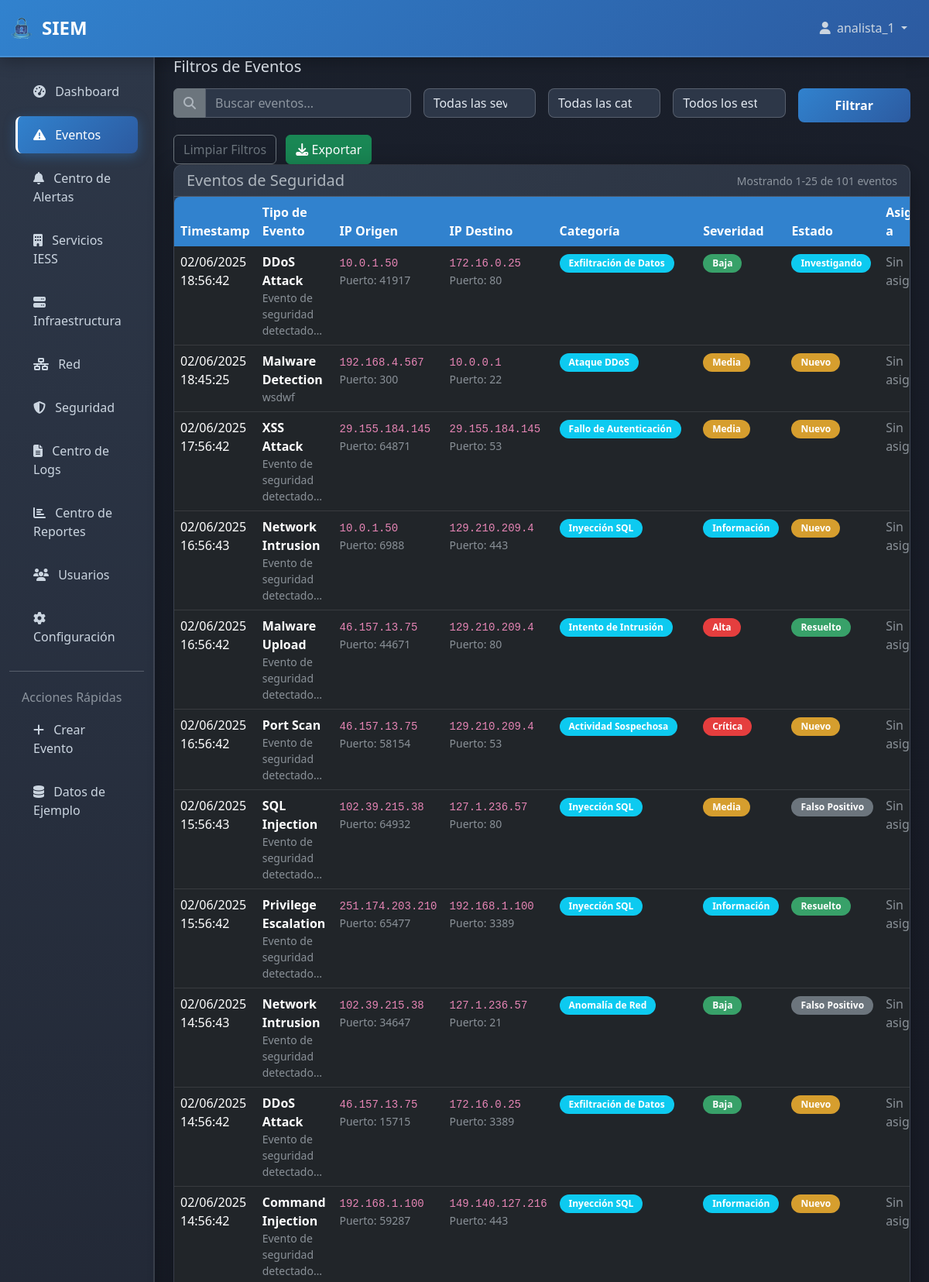
Page /events/ (signed in, upper part) on the committed database.
### siem_app/models.py (models this page shows, shortened)
class SecurityEvent(models.Model):
    SEVERITY_CHOICES = [
        ('info', 'Información'),
        ('low', 'Baja'),
        ('medium', 'Media'),
        ('high', 'Alta'),
        ('critical', 'Crítica'),
    ]
    CATEGORY_CHOICES = [
        ('authentication_failure', 'Fallo de Autenticación'),
        ('data_exfiltration', 'Exfiltración de Datos'),
        ('intrusion_attempt', 'Intento de Intrusión'),
        ('malware_detection', 'Detección de Malware'),
        ('network_anomaly', 'Anomalía de Red'),
        ('suspicious_activity', 'Actividad Sospechosa'),
        ('privilege_escalation', 'Escalación de Privilegios'),
        ('ddos_attack', 'Ataque DDoS'),
        ('sql_injection', 'Inyección SQL'),
        ('xss_attack', 'Ataque XSS'),
    ]
    STATE_CHOICES = [
        ('new', 'Nuevo'),
        ('investigating', 'Investigando'),
        ('resolved', 'Resuelto'),
        ('false_positive', 'Falso Positivo'),
        ('closed', 'Cerrado'),
    ]
    timestamp = models.DateTimeField(default=timezone.now, db_index=True)
    event_type = models.CharField(max_length=100)
    source_ip = models.GenericIPAddressField()
    destination_ip = models.GenericIPAddressField(null=True, blank=True)
    source_port = models.IntegerField(null=True, blank=True)
    destination_port = models.IntegerField(null=True, blank=True)
    protocol = models.CharField(max_length=20, default='TCP')
    category = models.CharField(max_length=50, choices=CATEGORY_CHOICES)
    severity = models.CharField(max_length=20, choices=SEVERITY_CHOICES, db_index=True)
    state = models.CharField(max_length=20, choices=STATE_CHOICES, default='new', db_index=True)
    assigned_to = models.ForeignKey(User, on_delete=models.SET_NULL, null=True, blank=True)
    description = models.TextField()
    raw_data = models.JSONField(default=dict, blank=True)
    created_at = models.DateTimeField(auto_now_add=True)
    updated_at = models.DateTimeField(auto_now=True)
    class Meta:
        ordering = ['-timestamp']
        indexes = [
            models.Index(fields=['timestamp', 'severity']),
            models.Index(fields=['source_ip', 'timestamp']),
            models.Index(fields=['category', 'state']),
        ]
    def get_severity_color(self):
        colors = {
            'info': 'info',
            'low': 'success',
            'medium': 'warning',
            'high': 'danger',
            'critical': 'danger'
        }
        return colors.get(self.severity, 'secondary')

### siem_app/views.py (the view)
# urls.py: path('events/', views.events_view, name='events'),
@login_required
def events_view(request):
    search_query = request.GET.get('search', '')
    severity_filter = request.GET.get('severity', '')
    category_filter = request.GET.get('category', '')
    state_filter = request.GET.get('state', '')
    events = SecurityEvent.objects.select_related('assigned_to').all()
    if search_query:
        events = events.filter(
            Q(event_type__icontains=search_query) |
            Q(source_ip__icontains=search_query) |
            Q(description__icontains=search_query)
        )
    if severity_filter:
        events = events.filter(severity=severity_filter)
    if category_filter:
        events = events.filter(category=category_filter)
    if state_filter:
        events = events.filter(state=state_filter)
    paginator = Paginator(events.order_by('-timestamp'), 25)
    page_number = request.GET.get('page')
    page_obj = paginator.get_page(page_number)
    context = {
        'page_obj': page_obj,
        'search_query': search_query,
        'severity_filter': severity_filter,
        'category_filter': category_filter,
        'state_filter': state_filter,
        'severity_choices': SecurityEvent.SEVERITY_CHOICES,
        'category_choices': SecurityEvent.CATEGORY_CHOICES,
        'state_choices': SecurityEvent.STATE_CHOICES,
    }
    return render(request, 'siem_app/events.html', context)

### templates/siem_app/events.html (shortened to what this page needs)
{% extends 'base.html' %}
{% block content %}
<div class="filter-section">
    <h5 class="mb-3">Filtros de Eventos</h5>
    <form method="get" class="row g-3">
        <div class="col-md-4">
            <div class="input-group">
                <span class="input-group-text bg-secondary border-secondary">
                    <i class="fas fa-search"></i>
                </span>
                <input type="text" name="search" class="form-control" placeholder="Buscar eventos..." value="{{ search_query }}">
            </div>
        </div>
        <div class="col-md-2">
            <select name="severity" class="form-select">
                <option value="">Todas las severidades</option>
            </select>
        </div>
        <div class="col-md-2">
            <select name="category" class="form-select">
                <option value="">Todas las categorías</option>
            </select>
        </div>
        <div class="col-md-2">
            <select name="state" class="form-select">
                <option value="">Todos los estados</option>
            </select>
        </div>
        <div class="col-md-2">
            <button type="submit" class="btn btn-primary w-100">Filtrar</button>
        </div>
        <div class="col-12">
            <a href="{% url 'events' %}" class="btn btn-outline-secondary me-2">Limpiar Filtros</a>
            <button type="button" class="btn btn-success">
                <i class="fas fa-download"></i> Exportar
            </button>
        </div>
    </form>
</div>
<div class="card">
    <div class="card-header d-flex justify-content-between align-items-center">
        <h5 class="mb-0">Eventos de Seguridad</h5>
        <small class="text-muted">
            Mostrando {{ page_obj.start_index }}-{{ page_obj.end_index }} de {{ page_obj.paginator.count }} eventos
        </small>
    </div>
    <div class="card-body p-0">
        <div class="table-responsive">
            <table class="table table-dark table-hover mb-0">
                <thead>
                    <tr>
                        <th>Timestamp</th>
                        <th>Tipo de Evento</th>
                        <th>IP Origen</th>
                        <th>IP Destino</th>
                        <th>Categoría</th>
                        <th>Severidad</th>
                        <th>Estado</th>
                        <th>Asignado a</th>
                    </tr>
                </thead>
                <tbody>
                    {% for event in page_obj %}
                    <tr>
                        <td>{{ event.timestamp|date:"d/m/Y H:i:s" }}</td>
                        <td>
                            <strong>{{ event.event_type }}</strong>
                            <div class="text-muted small">{{ event.description|truncatechars:30 }}</div>
                        </td>
                        <td>
                            <code>{{ event.source_ip }}</code>
                            {% if event.source_port %}
                                <div class="text-muted small">Puerto: {{ event.source_port }}</div>
                            {% endif %}
                        </td>
                        <td>
                            {% if event.destination_ip %}
                                <code>{{ event.destination_ip }}</code>
                                {% if event.destination_port %}
                                    <div class="text-muted small">Puerto: {{ event.destination_port }}</div>
                                {% endif %}
                            {% else %}
                                <span class="text-muted">N/A</span>
                            {% endif %}
                        </td>
                        <td>
                            <span class="badge bg-info">{{ event.get_category_display }}</span>
                        </td>
                        <td>
                            <span class="badge bg-{{ event.get_severity_color }}">
                                {{ event.get_severity_display }}
                            </span>
                        </td>
                        <td>
                            <span class="badge bg-{% if event.state == 'new' %}warning{% elif event.state == 'investigating' %}info{% elif event.state == 'resolved' %}success{% else %}secondary{% endif %}">
                                {{ event.get_state_display }}
                            </span>
                        </td>
                        <td>
                            {% if event.assigned_to %}
                                {{ event.assigned_to.get_full_name|default:event.assigned_to.username }}
                            {% else %}
                                <span class="text-muted">Sin asignar</span>
                            {% endif %}
                        </td>
                    </tr>
                    {% empty %}
                    <tr>
                        <td colspan="9" class="text-center text-muted py-4">
                            No se encontraron eventos que coincidan con los filtros
                        </td>
                    </tr>
                    {% endfor %}
                </tbody>
            </table>
        </div>
    </div>
</div>
{% endblock %}

### templates/base.html (shortened to what this page needs)
{% load static %}
<!DOCTYPE html>
<html lang="es" data-bs-theme="dark">
<head>
    <title>{% block title %}SIEM {% endblock %} {% load static %}</title>
    <link href="https://cdn.jsdelivr.net/npm/bootstrap@5.3.0/dist/css/bootstrap.min.css" rel="stylesheet">
    <link href="https://cdnjs.cloudflare.com/ajax/libs/font-awesome/6.4.0/css/all.min.css" rel="stylesheet">
</head>
<body>
    <nav class="navbar navbar-expand-lg navbar-dark">
        <div class="container-fluid">
            <a class="navbar-brand d-flex align-items-center" href="{% url 'dashboard' %}">
                <img src="{% static 'imagenes/SIEM.png' %}" alt="SIEM IESS Logo" style="height: 32px; width: 32px; border-radius: 50%; margin-right: 10px;">
                SIEM
            </a>
            <div class="collapse navbar-collapse" id="navbarNav">
                <ul class="navbar-nav ms-auto">
                    {% if user.is_authenticated %}
                        <li class="nav-item dropdown">
                            <a class="nav-link dropdown-toggle" href="#" role="button" data-bs-toggle="dropdown">
                                <i class="fas fa-user me-1"></i>
                                {{ user.get_full_name|default:user.username }}
                            </a>
                        </li>
                    {% endif %}
                </ul>
            </div>
        </div>
    </nav>
    <div class="container-fluid">
        <div class="row">
            {% if user.is_authenticated %}
            <nav class="col-md-3 col-lg-2 d-md-block sidebar collapse">
                <div class="position-sticky pt-3">
                    <ul class="nav flex-column">
                        <li class="nav-item">
                            <a class="nav-link {% if request.resolver_match.url_name == 'dashboard' %}active{% endif %}"
                               href="{% url 'dashboard' %}">
                                <i class="fas fa-tachometer-alt me-2"></i>
                                Dashboard
                            </a>
                        </li>
                        <li class="nav-item">
                            <a class="nav-link {% if request.resolver_match.url_name == 'events' %}active{% endif %}"
                               href="{% url 'events' %}">
                                <i class="fas fa-exclamation-triangle me-2"></i>
                                Eventos
                            </a>
                        </li>
                        <li class="nav-item">
                            <a class="nav-link {% if request.resolver_match.url_name == 'alerts_center' %}active{% endif %}"
                               href="{% url 'alerts_center' %}">
                                <i class="fas fa-bell me-2"></i>
                                Centro de Alertas
                            </a>
                        </li>
                        <li class="nav-item">
                            <a class="nav-link {% if request.resolver_match.url_name == 'iess_services' %}active{% endif %}"
                               href="{% url 'iess_services' %}">
                                <i class="fas fa-building me-2"></i>
                                Servicios IESS
                            </a>
                        </li>
                        <li class="nav-item">
                            <a class="nav-link {% if request.resolver_match.url_name == 'infrastructure' %}active{% endif %}"
                               href="{% url 'infrastructure' %}">
                                <i class="fas fa-server me-2"></i>
                                Infraestructura
                            </a>
                        </li>
                        <li class="nav-item">
                            <a class="nav-link {% if request.resolver_match.url_name == 'network' %}active{% endif %}"
                               href="{% url 'network' %}">
                                <i class="fas fa-network-wired me-2"></i>
                                Red
                            </a>
                        </li>
                        <li class="nav-item">
                            <a class="nav-link {% if request.resolver_match.url_name == 'security' %}active{% endif %}"
                               href="{% url 'security' %}">
                                <i class="fas fa-shield-alt me-2"></i>
                                Seguridad
                            </a>
                        </li>
                        <li class="nav-item">
                            <a class="nav-link {% if request.resolver_match.url_name == 'logs_center' %}active{% endif %}"
                               href="{% url 'logs_center' %}">
                                <i class="fas fa-file-alt me-2"></i>
                                Centro de Logs
                            </a>
                        </li>
                        <li class="nav-item">
                            <a class="nav-link {% if request.resolver_match.url_name == 'reports_center' %}active{% endif %}"
                               href="{% url 'reports_center' %}">
                                <i class="fas fa-chart-bar me-2"></i>
                                Centro de Reportes
                            </a>
                        </li>
                        <li class="nav-item">
                            <a class="nav-link {% if request.resolver_match.url_name == 'users' %}active{% endif %}"
                               href="{% url 'users' %}">
                                <i class="fas fa-users me-2"></i>
                                Usuarios
                            </a>
                        </li>
                        <li class="nav-item">
                            <a class="nav-link {% if request.resolver_match.url_name == 'configuration' %}active{% endif %}"
                               href="{% url 'configuration' %}">
                                <i class="fas fa-cog me-2"></i>
                                Configuración
                            </a>
                        </li>
                    </ul>
                    <hr class="my-3">
                    <h6 class="sidebar-heading d-flex justify-content-between align-items-center px-3 mt-4 mb-1 text-muted">
                        <span>Acciones Rápidas</span>
                    </h6>
                    <ul class="nav flex-column mb-2">
                        <li class="nav-item">
                            <a class="nav-link" href="{% url 'manual_data_entry' %}">
                                <i class="fas fa-plus me-2"></i>
                                Crear Evento
                            </a>
                        </li>
                        <li class="nav-item">
                            <a class="nav-link" href="{% url 'create_sample_data' %}">
                                <i class="fas fa-database me-2"></i>
                                Datos de Ejemplo
                            </a>
                        </li>
                    </ul>
                </div>
            </nav>
            {% endif %}
            <main class="col-md-9 ms-sm-auto col-lg-10 px-md-4 main-content">
                <div class="fade-in">
                    {% block content %}{% endblock %}
                </div>
            </main>
        </div>
    </div>
</body>
</html>

### rows in the picture
SecurityEvent: timestamp "02/06/2025 18:56:42", event_type "DDoS Attack", description "Evento de seguridad detectado…", source_ip "10.0.1.50", source_port "41917", destination_ip "172.16.0.25", destination_port "80", category "Exfiltración de Datos", severity "Baja", state "Investigando", shows "Sin…"
SecurityEvent: timestamp "02/06/2025 18:45:25", event_type "Malware Detection", description "wsdwf", source_ip "192.168.4.567", source_port "300", destination_ip "10.0.0.1", destination_port "22", category "Ataque DDoS", severity "Media", state "Nuevo", shows "Sin…"
SecurityEvent: timestamp "02/06/2025 17:56:42", event_type "XSS Attack", description "Evento de seguridad detectado…", source_ip "29.155.184.145", source_port "64871", destination_ip "29.155.184.145", destination_port "53", category "Fallo de Autenticación", severity "Media", state "Nuevo", shows "Sin…"
SecurityEvent: timestamp "02/06/2025 16:56:43", event_type "Network Intrusion", description "Evento de seguridad detectado…", source_ip "10.0.1.50", source_port "6988", destination_ip "129.210.209.4", destination_port "443", category "Inyección SQL", severity "Información", state "Nuevo", shows "Sin…"
SecurityEvent: timestamp "02/06/2025 16:56:42", event_type "Malware Upload", description "Evento de seguridad detectado…", source_ip "46.157.13.75", source_port "44671", destination_ip "129.210.209.4", destination_port "80", category "Intento de Intrusión", severity "Alta", state "Resuelto", shows "Sin…"
SecurityEvent: timestamp "02/06/2025 16:56:42", event_type "Port Scan", description "Evento de seguridad detectado…", source_ip "46.157.13.75", source_port "58154", destination_ip "129.210.209.4", destination_port "53", category "Actividad Sospechosa", severity "Crítica", state "Nuevo", shows "Sin…"
SecurityEvent: timestamp "02/06/2025 15:56:43", event_type "SQL Injection", description "Evento de seguridad detectado…", source_ip "102.39.215.38", source_port "64932", destination_ip "127.1.236.57", destination_port "80", category "Inyección SQL", severity "Media", state "Falso Positivo", shows "Sin…"
SecurityEvent: timestamp "02/06/2025 15:56:42", event_type "Privilege Escalation", description "Evento de seguridad detectado…", source_ip "251.174.203.210", source_port "65477", destination_ip "192.168.1.100", destination_port "3389", category "Inyección SQL", severity "Información", state "Resuelto", shows "Sin…"
SecurityEvent: timestamp "02/06/2025 14:56:43", event_type "Network Intrusion", description "Evento de seguridad detectado…", source_ip "102.39.215.38", source_port "34647", destination_ip "127.1.236.57", destination_port "21", category "Anomalía de Red", severity "Baja", state "Falso Positivo", shows "Sin…"
SecurityEvent: timestamp "02/06/2025 14:56:42", event_type "DDoS Attack", description "Evento de seguridad detectado…", source_ip "46.157.13.75", source_port "15715", destination_ip "172.16.0.25", destination_port "3389", category "Exfiltración de Datos", severity "Baja", state "Nuevo", shows "Sin…"
SecurityEvent: timestamp "02/06/2025 14:56:42", event_type "Command Injection", description "Evento de seguridad detectado…", source_ip "192.168.1.100", source_port "59287", destination_ip "149.140.127.216", destination_port "443", category "Inyección SQL", severity "Información", state "Nuevo", shows "Sin…"

### other values in the picture
{{ user.get_full_name|default:user.username }} "analista_1"
{{ page_obj.start_index }} "1"
{{ page_obj.end_index }} "25"
{{ page_obj.paginator.count }} "101"
